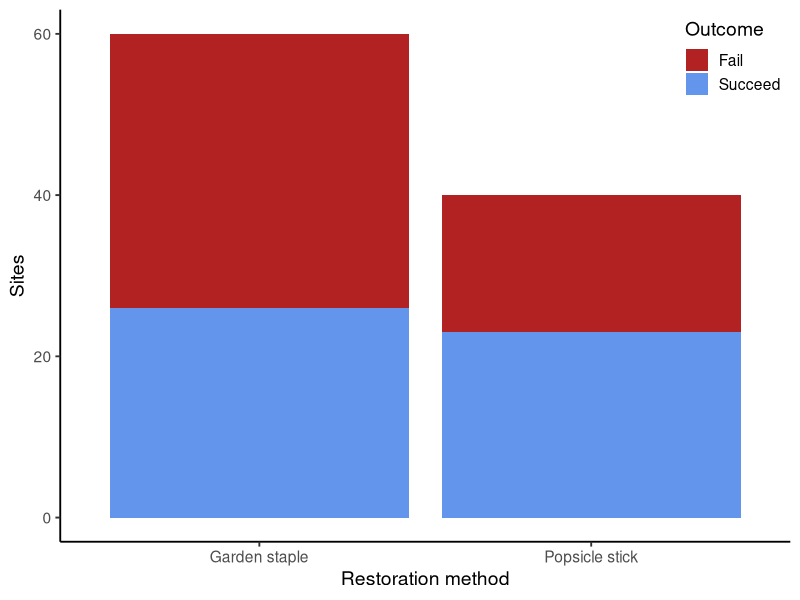

Source code (R): (Note: this script raises an error after producing the figure.)
## ---- chunk 1
#| label: setup
#| message: false
#| warning: false

library(tidyverse)
theme_set(theme_classic(14))
set.seed(123)

## ---- chunk 2
#| label: read-eelgrass-data
library(here)

restoration <- read_csv(here("week4/data/eelgrass.csv"),
                        show_col_types = FALSE)
glimpse(restoration)

## ---- chunk 3
#| label: fig-eelgrass-data
#| fig-cap: "Success of eelgrass restoration plots by restoration method."

ggplot(restoration, aes(treatment, fill = success_fct)) +
  geom_bar() +
  scale_fill_manual(values = c("firebrick", "cornflowerblue")) +
  labs(x = "Restoration method",
       y = "Sites",
       fill = "Outcome") +
  theme(legend.position = "inside",
        legend.position.inside = c(1, 1),
        legend.justification = c(1, 1))

## ---- chunk 4
proportions <- restoration %>% 
  group_by(treatment) %>% 
  summarize(prop_success = sum(success)/n())

diff <- proportions$prop_success[2] - proportions$prop_success[1]
## ---- chunk 5
#| label: q7
library(ggplot2)

ggplot() +
  geom_histogram(aes(null_distribution)) + 
  geom_vline(xintercept = diff,
             color = "red",
             linewidth = 1) +
  labs(title = "Eel Grass Restoration",
       subtitle = "Null Distribution",
       x = "Difference of Proportions",
       y = "Frequency")


## ---- chunk 6
#| label: q14



## ---- chunk 7
#| label: q15



## ---- chunk 8
#| label: q17



